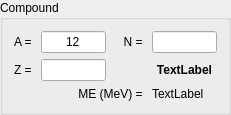
         <widget class="QGroupBox" name="groupBox_6">
          <property name="title">
           <string>Compound</string>
          </property>
          <layout class="QGridLayout" name="gridLayout_9">
           <property name="topMargin">
            <number>11</number>
           </property>
           <item row="0" column="1">
            <widget class="QLineEdit" name="edit_AC">
             <property name="enabled">
              <bool>true</bool>
             </property>
             <property name="maximumSize">
              <size>
               <width>65</width>
               <height>16777215</height>
              </size>
             </property>
             <property name="inputMask">
              <string/>
             </property>
             <property name="text">
              <string>12</string>
             </property>
             <property name="alignment">
              <set>Qt::AlignCenter</set>
             </property>
             <property name="readOnly">
              <bool>true</bool>
             </property>
            </widget>
           </item>
           <item row="0" column="4">
            <widget class="QLineEdit" name="edit_NC">
             <property name="enabled">
              <bool>true</bool>
             </property>
             <property name="maximumSize">
              <size>
               <width>65</width>
               <height>16777215</height>
              </size>
             </property>
             <property name="alignment">
              <set>Qt::AlignCenter</set>
             </property>
             <property name="readOnly">
              <bool>true</bool>
             </property>
            </widget>
           </item>
           <item row="0" column="3">
            <widget class="QLabel" name="label_16">
             <property name="text">
              <string>N = </string>
             </property>
             <property name="alignment">
              <set>Qt::AlignRight|Qt::AlignTrailing|Qt::AlignVCenter</set>
             </property>
             <property name="buddy">
              <cstring>edit_NC</cstring>
             </property>
            </widget>
           </item>
           <item row="0" column="0">
            <widget class="QLabel" name="label_13">
             <property name="text">
              <string>A = </string>
             </property>
             <property name="alignment">
              <set>Qt::AlignRight|Qt::AlignTrailing|Qt::AlignVCenter</set>
             </property>
             <property name="buddy">
              <cstring>edit_AC</cstring>
             </property>
            </widget>
           </item>
           <item row="1" column="1">
            <widget class="QLineEdit" name="edit_ZC">
             <property name="enabled">
              <bool>true</bool>
             </property>
             <property name="maximumSize">
              <size>
               <width>65</width>
               <height>16777215</height>
              </size>
             </property>
             <property name="alignment">
              <set>Qt::AlignCenter</set>
             </property>
             <property name="readOnly">
              <bool>true</bool>
             </property>
            </widget>
           </item>
           <item row="1" column="0">
            <widget class="QLabel" name="label_15">
             <property name="text">
              <string>Z = </string>
             </property>
             <property name="alignment">
              <set>Qt::AlignRight|Qt::AlignTrailing|Qt::AlignVCenter</set>
             </property>
             <property name="buddy">
              <cstring>edit_ZC</cstring>
             </property>
            </widget>
           </item>
           <item row="1" column="4">
            <widget class="QLabel" name="sym_C">
             <property name="font">
              <font>
               <family>Arial</family>
               <pointsize>9</pointsize>
               <bold>true</bold>
               <stylestrategy>PreferDefault</stylestrategy>
              </font>
             </property>
             <property name="text">
              <string>TextLabel</string>
             </property>
             <property name="alignment">
              <set>Qt::AlignCenter</set>
             </property>
            </widget>
           </item>
           <item row="0" column="2">
            <spacer name="horizontalSpacer_7">
             <property name="orientation">
              <enum>Qt::Horizontal</enum>
             </property>
             <property name="sizeHint" stdset="0">
              <size>
               <width>5</width>
               <height>20</height>
              </size>
             </property>
            </spacer>
           </item>
           <item row="2" column="4">
            <widget class="QLabel" name="ME_C">
             <property name="sizePolicy">
              <sizepolicy hsizetype="Preferred" vsizetype="Fixed">
               <horstretch>0</horstretch>
               <verstretch>0</verstretch>
              </sizepolicy>
             </property>
             <property name="text">
              <string>TextLabel</string>
             </property>
            </widget>
           </item>
           <item row="2" column="0" colspan="4">
            <widget class="QLabel" name="label_19">
             <property name="sizePolicy">
              <sizepolicy hsizetype="Preferred" vsizetype="Fixed">
               <horstretch>0</horstretch>
               <verstretch>0</verstretch>
              </sizepolicy>
             </property>
             <property name="text">
              <string>ME (MeV) = </string>
             </property>
             <property name="alignment">
              <set>Qt::AlignRight|Qt::AlignTrailing|Qt::AlignVCenter</set>
             </property>
            </widget>
           </item>
          </layout>
         </widget>
